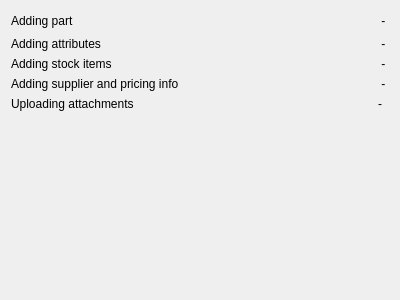
<?xml version="1.0" encoding="UTF-8"?>
<ui version="4.0">
 <class>WizardPageInvenTreeSyncStatus</class>
 <widget class="QWizardPage" name="WizardPageInvenTreeSyncStatus">
  <property name="geometry">
   <rect>
    <x>0</x>
    <y>0</y>
    <width>400</width>
    <height>300</height>
   </rect>
  </property>
  <property name="windowTitle">
   <string>WizardPage</string>
  </property>
  <property name="title">
   <string>Uploading InvenTree</string>
  </property>
  <property name="subTitle">
   <string>Uploading InvenTree</string>
  </property>
  <layout class="QGridLayout" name="gridLayout_2">
   <item row="3" column="0">
    <widget class="QLabel" name="labelPricingInfoStatus">
     <property name="text">
      <string>Adding supplier and pricing info</string>
     </property>
    </widget>
   </item>
   <item row="1" column="0">
    <widget class="QLabel" name="labelAttributesStatus">
     <property name="text">
      <string>Adding attributes</string>
     </property>
    </widget>
   </item>
   <item row="0" column="1">
    <spacer name="horizontalSpacer">
     <property name="orientation">
      <enum>Qt::Horizontal</enum>
     </property>
     <property name="sizeHint" stdset="0">
      <size>
       <width>40</width>
       <height>20</height>
      </size>
     </property>
    </spacer>
   </item>
   <item row="3" column="2">
    <widget class="QLabel" name="labelPricingInfoStatusSprite">
     <property name="text">
      <string> - </string>
     </property>
    </widget>
   </item>
   <item row="2" column="2">
    <widget class="QLabel" name="labelStockItemsStatusSprite">
     <property name="text">
      <string> - </string>
     </property>
    </widget>
   </item>
   <item row="1" column="2">
    <widget class="QLabel" name="labelAttributesStatusSprite">
     <property name="text">
      <string> - </string>
     </property>
    </widget>
   </item>
   <item row="0" column="0">
    <widget class="QLabel" name="labelPartStatus">
     <property name="text">
      <string>Adding part</string>
     </property>
    </widget>
   </item>
   <item row="2" column="0">
    <widget class="QLabel" name="labelStockItemsStatus">
     <property name="text">
      <string>Adding stock items</string>
     </property>
    </widget>
   </item>
   <item row="5" column="0">
    <spacer name="verticalSpacer">
     <property name="orientation">
      <enum>Qt::Vertical</enum>
     </property>
     <property name="sizeHint" stdset="0">
      <size>
       <width>20</width>
       <height>40</height>
      </size>
     </property>
    </spacer>
   </item>
   <item row="0" column="2">
    <widget class="QLabel" name="labelPartStatusSprite">
     <property name="text">
      <string> - </string>
     </property>
    </widget>
   </item>
   <item row="4" column="0">
    <widget class="QLabel" name="labelAttachments">
     <property name="text">
      <string>Uploading attachments</string>
     </property>
    </widget>
   </item>
   <item row="4" column="2">
    <widget class="QLabel" name="labelAttachmentsSprite">
     <property name="text">
      <string>-</string>
     </property>
    </widget>
   </item>
  </layout>
 </widget>
 <resources/>
 <connections/>
</ui>
